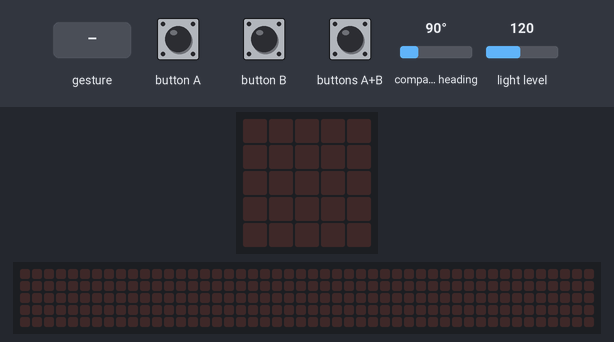
The program below on a simulated BBC micro:bit (MakeCode). Parts: the board's 5×5 LED display, a strip that is not on the board, showing the scrolling text unrolled. Inputs (shaded band) come from the test bench; at power-on: compass heading 90°, light level 120. Dim RGB values are drawn brighter than linear; random numbers come from a fixed seed; a tilt is held for 1.5 s and a shake lasts 1 s, then the board lies face up again; the 48×5 strip is a reading aid, not a part: it shows the text the display is scrolling, unrolled, one strip-width of it at a time; the compass is already calibrated.

Above: at 1.2 s.
1.3 s: button A pressed for 0.15 s
At 2.0 s:
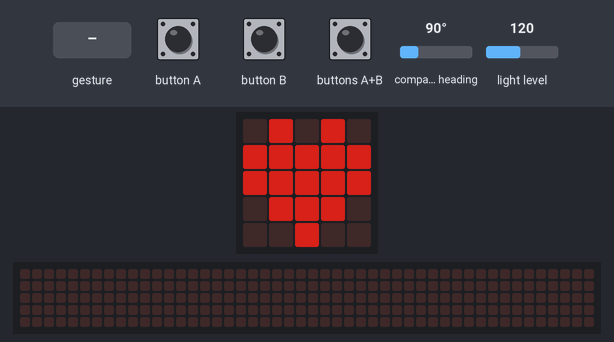
4.4 s: buttons A+B pressed for 0.15 s
At 7.02 s:
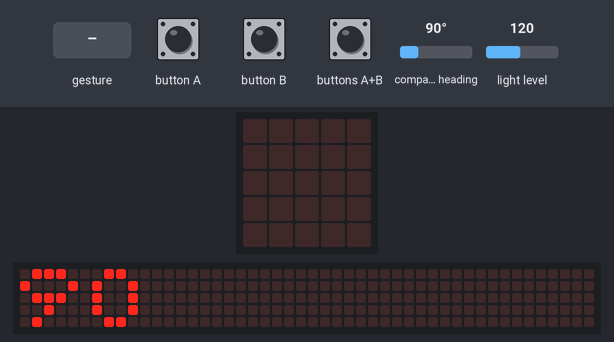
7.4 s: button B pressed for 0.15 s
At 9.05 s:
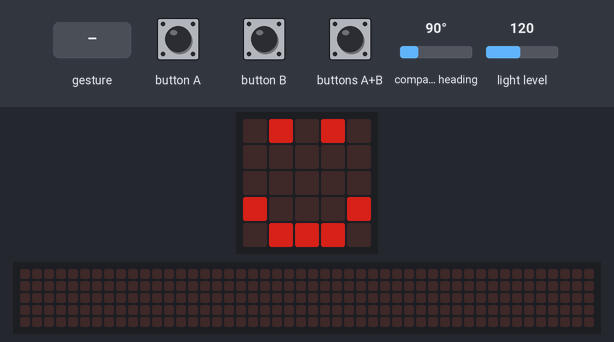
10.4 s: gesture 'shake'
At 10.8 s:
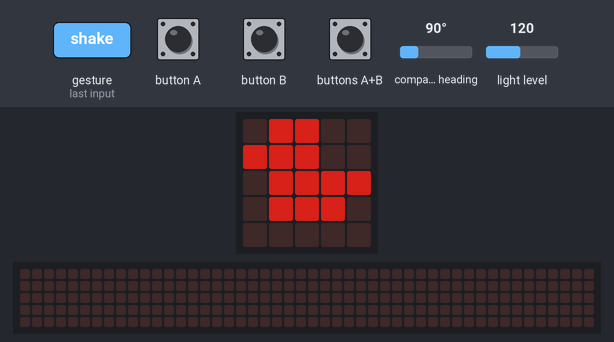
13.4 s: buttons A+B pressed for 0.15 s
At 13.87 s:
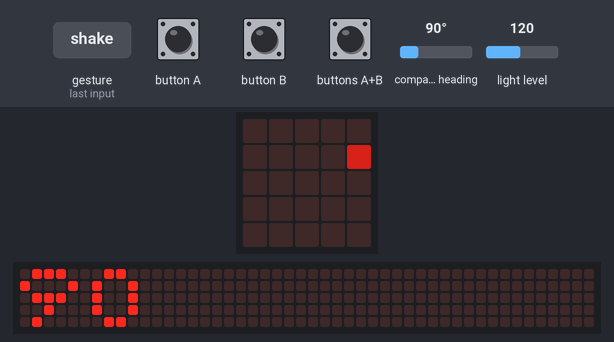
16.4 s: gesture 'shake'
At 17.3 s:
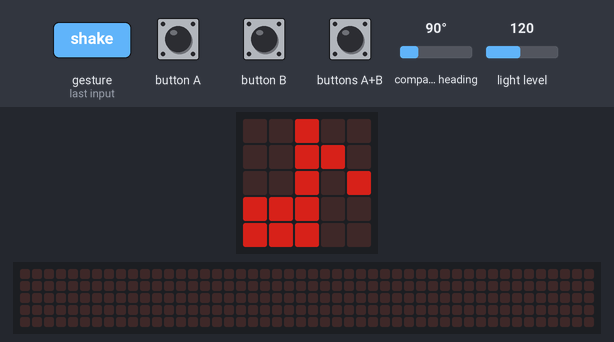
Timing chart, 0 to 19.4 s (numbered marks = the images above; inputs shaded):
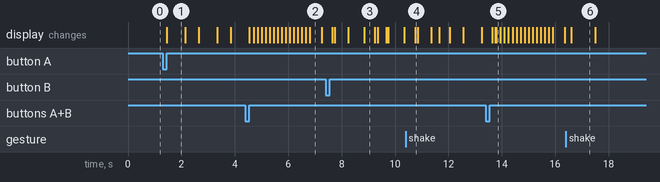

Measured:
- after the input at 1.3 s, the display: changes after 0.15 s (image 1)
- after the input at 16.4 s, the display: changes after 0.20 s (image 6)
- what the display in image 1 shows lasts 0.7 s, from 1.5 s to 2.2 s
- what the display in image 2 shows lasts 0.5 s, from 6.8 s to 7.3 s
- what the display in image 6 shows lasts 0.9 s, from 16.6 s to 17.5 s

The program:

main.ts
```typescript
let Random = 0
input.onButtonPressed(Button.A, function () {
    for (let index = 0; index < 4; index++) {
        basic.showIcon(IconNames.Heart)
        basic.pause(100)
        basic.showLeds(`
            . . . . .
            . # . # .
            . # # # .
            . . # . .
            . . . . .
            `)
        basic.pause(100)
        basic.clearScreen()
    }
})
input.onGesture(Gesture.Shake, function () {
    Random = randint(0, 4)
    if (Random == 0) {
        basic.showIcon(IconNames.Sad)
        basic.pause(300)
        basic.clearScreen()
    } else if (Random == 1) {
        basic.showIcon(IconNames.Duck)
        basic.pause(300)
        basic.clearScreen()
    } else if (Random == 2) {
        basic.showIcon(IconNames.Ghost)
        basic.pause(300)
        basic.clearScreen()
    } else if (Random == 3) {
        basic.showIcon(IconNames.Silly)
        basic.pause(300)
        basic.clearScreen()
    } else if (Random == 4) {
        basic.showIcon(IconNames.EigthNote)
        basic.pause(300)
        basic.clearScreen()
    }
})
input.onButtonPressed(Button.AB, function () {
    basic.showString("" + (input.compassHeading()))
})
input.onButtonPressed(Button.B, function () {
    for (let index = 0; index < 4; index++) {
        basic.showIcon(IconNames.Happy)
        basic.pause(100)
        basic.showLeds(`
            . # . # .
            . . . . .
            . . . . .
            # . . . #
            . # # # .
            `)
        basic.pause(100)
        basic.clearScreen()
    }
})
basic.forever(function () {
    led.setBrightness(255 - input.lightLevel())
})
```

test.ts
```typescript
// i test vanno qui; questi non saranno compilati quando questo pacchetto viene usato come estensione.
```
